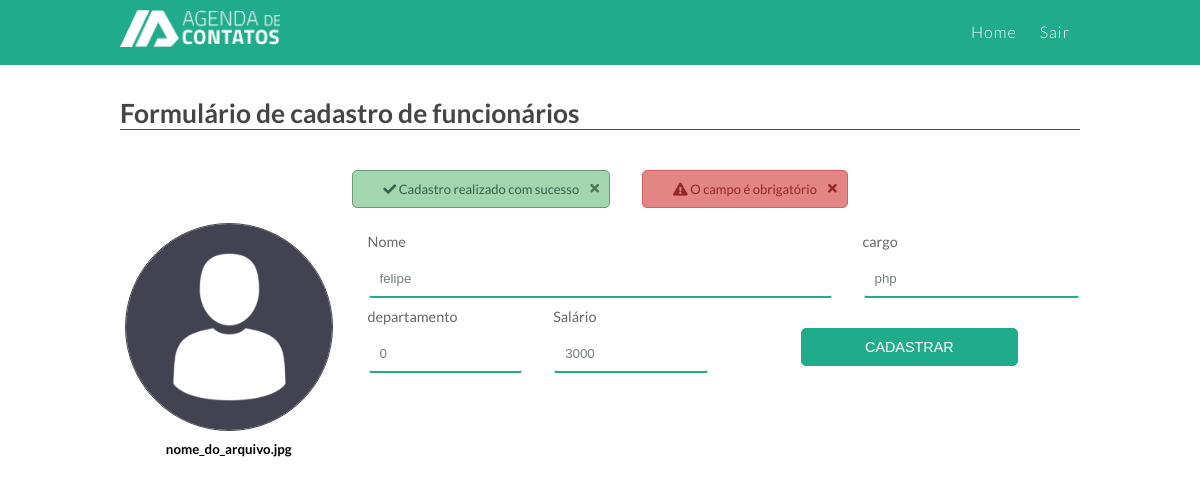
Screenshot of /func/edit/1 with the database file from the repository.
### tables this page shows
CREATE TABLE `tblfunc` (
  `idfunc` int(11) NOT NULL,
  `nome` varchar(100) NOT NULL,
  `cargo` varchar(30) NOT NULL,
  `iddepart` varchar(50) NOT NULL,
  `salario` float NOT NULL
);

### app/controllers/FuncController.php (called while the page is built, shortened)
<?php
class FuncController extends Controller{
   public function edit($id){
      $objFunc = new Func();
      $dados["func"] = $objFunc->getFunc($id);
      $dados["view"] = "func/create";
      $this->load("template",$dados);
   }
}

### app/core/Core.php (called while the page is built, shortened)
<?php
class Core{
    private $controller;
    private $metodo;
    private $parametros = array();
    public function run(){
       $c = new $controllerCorrente;
       call_user_func_array(array($c, $this->getMetodo()), $this->getParametros());
    }
    public function verificaUri(){
        $url =explode("index.php", $_SERVER["PHP_SELF"]);
        $url = end($url);
        if($url!=""){
            $url = explode('/', $url);
            array_shift($url);
            $this->controller = ucfirst($url[0]) ."Controller";
            array_shift($url);
            if(isset($url[0])){
                $this->metodo = $url[0];
                array_shift($url);
            }
            if(isset($url[0])){
                $this->parametros= array_filter($url);
            }
        }else{
            $this->controller = ucfirst(CONTROLLER_PADRAO) ."Controller";
        }
    }
    public function getMetodo() {
        if(method_exists(NAMESPACE_CONTROLLER .$this->controller, $this->metodo)){
            return $this->metodo;
        }
        return METODO_PADRAO;
    }
    public function getParametros() {
        return $this->parametros;
    }
}

### index.php (called while the page is built, shortened)
<?php
require 'app/core/Core.php';
$core = new Core;
$core->run();

### app/core/Model.php (called while the page is built, shortened)
<?php
abstract class Model{
    public function __construct() {
		 $opcoes = array(
                \PDO::ATTR_ERRMODE => \PDO::ERRMODE_EXCEPTION,
                \PDO::MYSQL_ATTR_INIT_COMMAND =>"Set NAMES utf8"
        );
        $this->db = new \PDO("mysql:dbname=".BANCO.";host=".SERVIDOR,USUARIO,SENHA, $opcoes);
    }
}

### app/models/Func.php (called while the page is built, shortened)
<?php
class Func extends Model{
    public function getFunc($id){
        $sql = "SELECT * FROM tblfunc where idfunc = $id";
        $qry = $this->db->query($sql);
        return $qry->fetch(\PDO::FETCH_OBJ);
    }
}

### app/views/Func/create.php (the view, shortened to what this page needs)
<section class="mt-4">
	<div class="titulo h5 mb-0"><h2>Formulário de cadastro de funcionários</h2></div>
		<div class="base-form">
			<div class="caixa-form">
				<form action="<?php echo URL_BASE."func/salvar" ?>" method="POST">
					<div class="rows">
						<div class="col-12 d-flex text-justify-center">
							<span href="" class="msg msg-verde mx-3"><i class="fas fa-check"></i> Cadastro realizado com sucesso <a href="javascrip:;" onclick="fecharMsg()" class="fas fa-times float-right"></a></span>
							<span href="" class="msg msg-vermelho mx-3"><i class="fas fa-exclamation-triangle"></i> O campo é obrigatório <a href="javascript:;" onclick="fecharMsg()" class="fas fa-times float-right"></a></span>
						</div>
					</div>
					<div class="rows msg-form">
						<div class="col-3 position-relative">
							<img src="img/img-usuario.png" class="img-fluido foto">
							<div  class="foto-file">
								<input type="file" id="editarFoto"><label for="editarFoto"><span>Editar foto</span></label>
							</div>
							<small class="d-block text-center pt-1 pb-2"><b>nome_do_arquivo.jpg</b></small>
						</div>
						<div class="col-9">
							<div class="rows">
								<div class="col-8">
									<label>Nome</label>
									<input name="nome" value="<?php echo isset($func) ? $func->nome : "" ?>" type="text" placeholder="Insira um nome" class="form-campo">
								</div>
							<div class="col-4">
								<label>cargo</label>
								<input name="cargo" value="<?php echo isset($func) ? $func->cargo : "" ?>" type="text" placeholder="Insira seu telefone" class="form-campo">
							</div>
								<div class="col-3">
									<label>departamento</label>
									<input name="iddepart" value="<?php echo isset($func) ? $func->iddepart : "" ?>" type="text" placeholder="Insira seu endereço" class="form-campo">
								</div>
							<div class="col-3">
								<label>Salário</label>
								<input name="salario" value="<?php echo isset($func) ? $func->salario : "" ?>" type="text" placeholder="Insira seu salario" class="form-campo">
							</div>
							<div class="col-4 m-auto">
								<input type="submit" value="Cadastrar" class="btn btn-verde width-100">
							</div>
						</div>
					</div>
				</form>
			</div>
		</div>
	</div>

### assets/css/auxiliar.css (style rules this page uses)
a { text-decoration:none }
.text-center { text-align:center!important; }
.d-block { display:block!important; }
.d-flex { display:flex!important; }
.float-right { float:right; }
.m-auto { margin:0 auto!important; }
.mt-4,.my-4 { margin-top:2rem!important; }
.mb-0,.my-0 { margin-bottom:0!important; }
.ml-3,.mx-3 { margin-left:1rem!important; }
.mr-3,.mx-3 { margin-right:1rem!important; }
.pb-2,.py-2 { padding-bottom:.9rem!important; }
.pt-1,.py-1 { padding-top:.6rem!important; }
.h5 { font-size:1.1rem!important;margin-bottom:20px;display:block }
.text-justify-center { justify-content: center; }
.position-relative { position:relative!important; }
.width-100 { width:100%!important; }
.btn { display: block; padding: 10px; border:0; border-radius: 5px; color: #fff; text-align: center; text-transform: uppercase; text-decoration: none; background:#41d07b!important; transition:all .4s; font-size: .9rem!important; }
.btn-verde { background:#20AB8A!important; border: solid 1px #20AB8A!important; }
.form-campo { width: 100%; max-width: 100%; padding: 10px; display: block; border: solid 2px transparent; border-bottom: solid 2px #20AB8A; color: #75807b; background: none; border-radius: 4px; transition: all .2s; }
.img-fluido { max-width:100%; }
.msg { display: block; background: #de6d6d; border-radius: 5px; padding: 10px; border: solid 1px #d74e4e; color: #7f2e2e; font-weight: 600; margin-bottom:15px; padding-right: 30px!important; position: relative; }
.msg .fa-times { position:absolute; right:10px; top:12px }
.msg.msg-verde .fa-times { color: #4d754d;text-decoration:none; font-size:.8rem }
.msg.msg-vermelho .fa-times { color: #942828;text-decoration:none; font-size:.8rem }
.msg.msg-verde { background: #a2d6ae; border-color: #689a74; color: #2e634d; }
.msg.msg-vermelho { background: #e28585; border-color: #e05c5c; color: #942828; }

### assets/css/grade.css (style rules this page uses)
*,::after,::before { box-sizing:border-box; -webkit-box-sizing:border-box; -moz-box-sizing:border-box; -o-box-sizing:border-box; -ms-box-sizing:border-box; }
.rows { display:flex; display:-ms-flex; flex-wrap:wrap; -ms-flex-wrap:wrap; margin-left:-15px; margin-right:-15px; }
.col,.col-1,.col-2,.col-3,.col-4,.col-6,.col-8,.col-9,.col-10,.col-12 { position:relative; width:100%; min-height:1px; padding-right:15px; padding-left:15px; }
@media (min-width:992px) { .col-3 { max-width:25%; ms-flex:0 0 25%; flex:0 0 25%; } }
@media (min-width:992px) { .col-4 { max-width:33.333333%; ms-flex:0 0 33.333333%; flex:0 0 33.333333%; } }
@media (min-width:992px) { .col-8 { max-width:66.666667%; ms-flex:0 0 66.666667%; flex:0 0 66.666667%; } }
@media (min-width:992px) { .col-9 { max-width:75%; ms-flex:0 0 75%; flex:0 0 75%; } }
@media (min-width:992px) { .col-12 { max-width:100%; ms-flex:0 0 100%; flex:0 0 100%; } }

### assets/css/style.css (style rules this page uses)
* { padding:0; margin:0; box-sizing:border-box; -webkit-box-sizing:border-box; -moz-box-sizing:border-box; -o-box-sizing:border-box; }
body { font-family: 'Lato', sans-serif; font-size:1em; background: #fff; }
a { text-decoration:none; }
.titulo { display: block; border-bottom: solid 1px #464446; color: #464446; font-size: 1.2em; margin-bottom: 1.5rem; }
.base-form { width:100%; float:left; padding:20px 0px; margin-top:20px; padding-bottom:40px; }
.base-form .caixa-form { width:100%; float:left; }
.base-form .caixa-form form label { display:block; margin-bottom:.6rem; margin-top:.6rem; }
.base-form .caixa-form form label { display:block; font-size:.9em; color:#666; }
.base-form .caixa-form .btn { width:auto; background:#e3960b; color:#fff; border:0; display:block; margin:0 auto; text-transform:uppercase; margin-top:30px; margin-bottom:30px; }
.base-form .foto { border-radius:150px; border:solid 1px #444; display:block; height: 208px; margin:0 auto }
.base-form .foto-file label { position:absolute; z-index:1; left:20px; right:20px; top:0; bottom:33px; text-align: center; align-items: flex-end; cursor:pointer; transition:all .2s linear; }
.msg { font-weight: 400; margin-bottom: 15px; font-size: small; padding-left:30px }

### rows the page displays
tblfunc: nome "felipe", cargo "php", iddepart "0", salario "3000"
